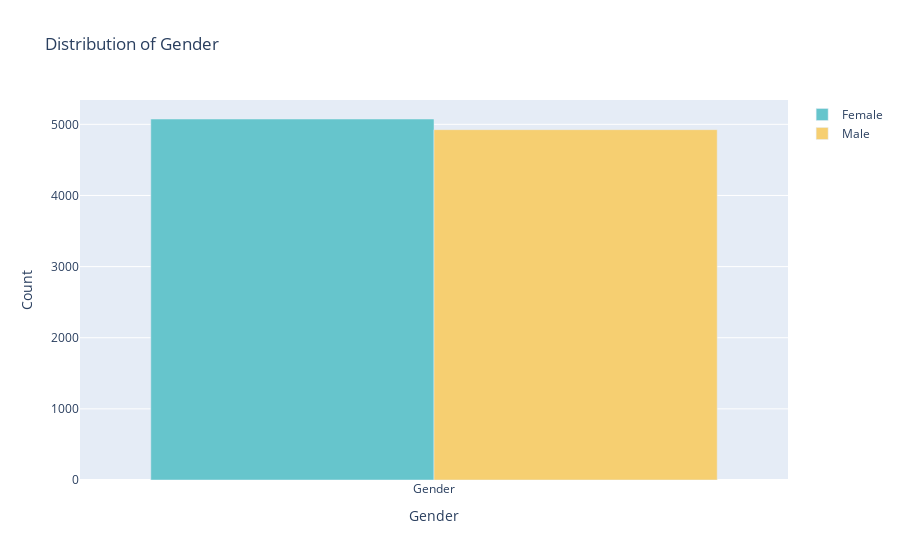
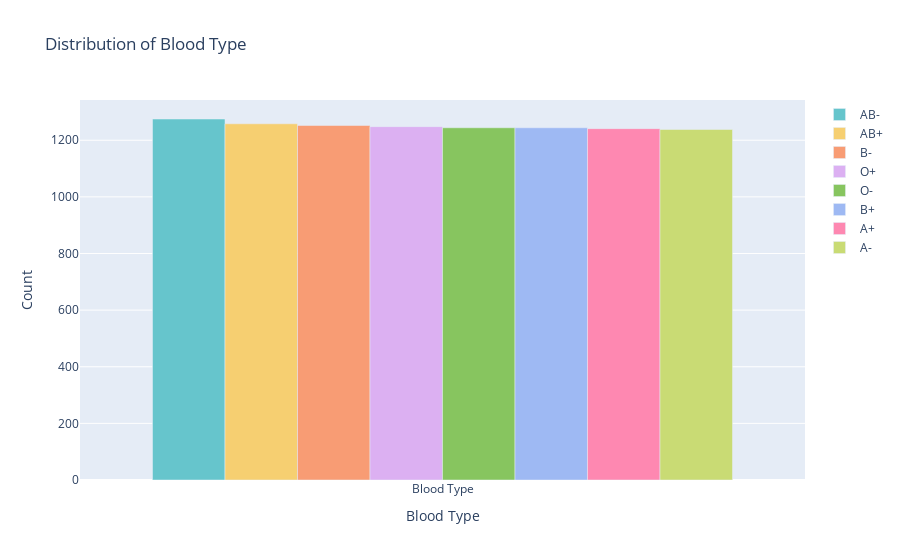
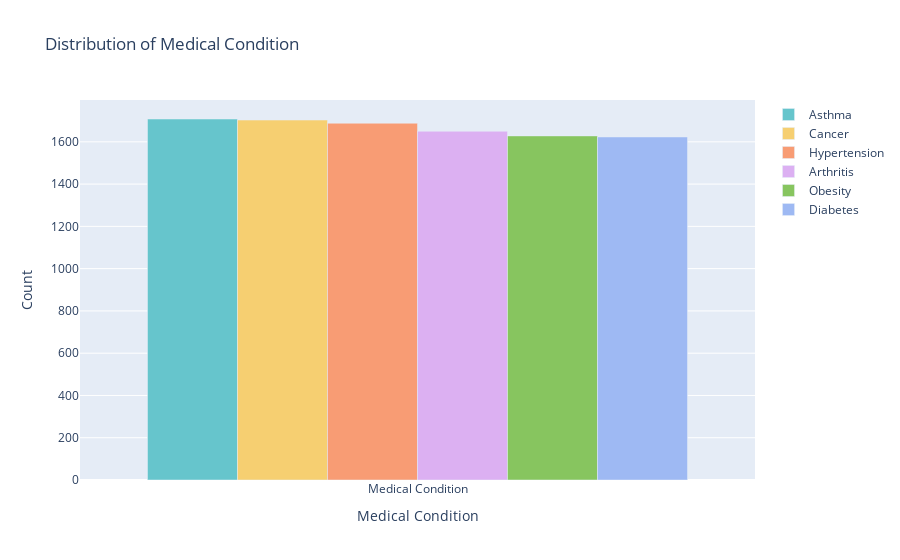
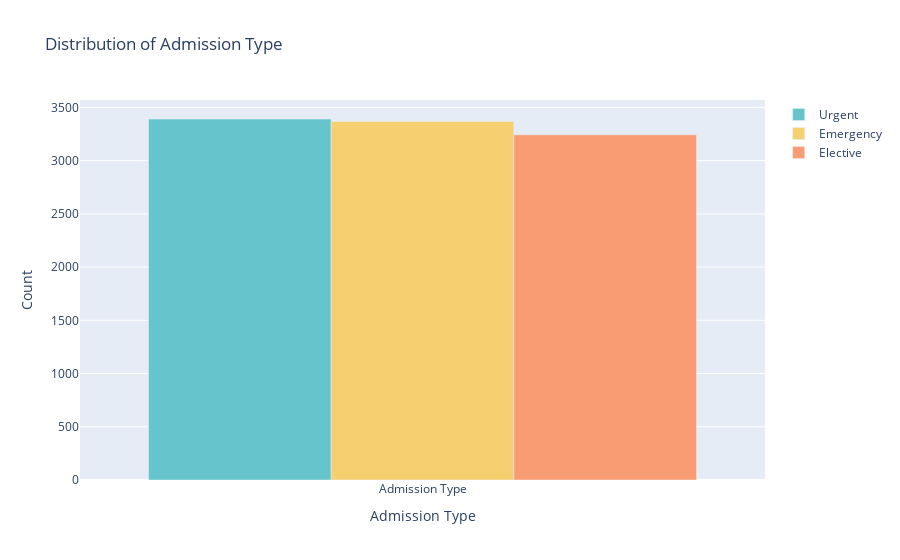

Notebook code cell kept with these figures, in order:
### Code cell
# Define object-type columns
object_columns = ['Gender', 'Blood Type', 'Medical Condition', 'Admission Type', 'Insurance Provider', "Medication", 'Test Results']

# Define pastel color palette
pastel_palette = px.colors.qualitative.Pastel

# Plotly plots for object-type columns
for col in object_columns:
    fig = go.Figure()
    for i, (category, count) in enumerate(data[col].value_counts().items()):
        fig.add_trace(go.Bar(x=[col], y=[count], name=category, marker_color=pastel_palette[i]))
    fig.update_layout(title=f'Distribution of {col}', xaxis_title=col, yaxis_title='Count')
    fig.show()

### Figure 1 — Plotly figure (JSON) as saved in the notebook; plotly's stock layout.template omitted (floating-point values rounded to 4 significant figures)
{"data": [{"marker": {"color": "rgb(102, 197, 204)"}, "name": "Female", "type": "bar", "x": ["Gender"], "y": [5075]}, {"marker": {"color": "rgb(246, 207, 113)"}, "name": "Male", "type": "bar", "x": ["Gender"], "y": [4925]}], "layout": {"title": {"text": "Distribution of Gender"}, "xaxis": {"title": {"text": "Gender"}}, "yaxis": {"title": {"text": "Count"}}}}

### Figure 2 — Plotly figure (JSON) as saved in the notebook; plotly's stock layout.template omitted (floating-point values rounded to 4 significant figures)
{"data": [{"marker": {"color": "rgb(102, 197, 204)"}, "name": "AB-", "type": "bar", "x": ["Blood Type"], "y": [1275]}, {"marker": {"color": "rgb(246, 207, 113)"}, "name": "AB+", "type": "bar", "x": ["Blood Type"], "y": [1258]}, {"marker": {"color": "rgb(248, 156, 116)"}, "name": "B-", "type": "bar", "x": ["Blood Type"], "y": [1252]}, {"marker": {"color": "rgb(220, 176, 242)"}, "name": "O+", "type": "bar", "x": ["Blood Type"], "y": [1248]}, {"marker": {"color": "rgb(135, 197, 95)"}, "name": "O-", "type": "bar", "x": ["Blood Type"], "y": [1244]}, {"marker": {"color": "rgb(158, 185, 243)"}, "name": "B+", "type": "bar", "x": ["Blood Type"], "y": [1244]}, {"marker": {"color": "rgb(254, 136, 177)"}, "name": "A+", "type": "bar", "x": ["Blood Type"], "y": [1241]}, {"marker": {"color": "rgb(201, 219, 116)"}, "name": "A-", "type": "bar", "x": ["Blood Type"], "y": [1238]}], "layout": {"title": {"text": "Distribution of Blood Type"}, "xaxis": {"title": {"text": "Blood Type"}}, "yaxis": {"title": {"text": "Count"}}}}

### Figure 3 — Plotly figure (JSON) as saved in the notebook; plotly's stock layout.template omitted (floating-point values rounded to 4 significant figures)
{"data": [{"marker": {"color": "rgb(102, 197, 204)"}, "name": "Asthma", "type": "bar", "x": ["Medical Condition"], "y": [1708]}, {"marker": {"color": "rgb(246, 207, 113)"}, "name": "Cancer", "type": "bar", "x": ["Medical Condition"], "y": [1703]}, {"marker": {"color": "rgb(248, 156, 116)"}, "name": "Hypertension", "type": "bar", "x": ["Medical Condition"], "y": [1688]}, {"marker": {"color": "rgb(220, 176, 242)"}, "name": "Arthritis", "type": "bar", "x": ["Medical Condition"], "y": [1650]}, {"marker": {"color": "rgb(135, 197, 95)"}, "name": "Obesity", "type": "bar", "x": ["Medical Condition"], "y": [1628]}, {"marker": {"color": "rgb(158, 185, 243)"}, "name": "Diabetes", "type": "bar", "x": ["Medical Condition"], "y": [1623]}], "layout": {"title": {"text": "Distribution of Medical Condition"}, "xaxis": {"title": {"text": "Medical Condition"}}, "yaxis": {"title": {"text": "Count"}}}}

### Figure 4 — Plotly figure (JSON) as saved in the notebook; plotly's stock layout.template omitted (floating-point values rounded to 4 significant figures)
{"data": [{"marker": {"color": "rgb(102, 197, 204)"}, "name": "Urgent", "type": "bar", "x": ["Admission Type"], "y": [3391]}, {"marker": {"color": "rgb(246, 207, 113)"}, "name": "Emergency", "type": "bar", "x": ["Admission Type"], "y": [3367]}, {"marker": {"color": "rgb(248, 156, 116)"}, "name": "Elective", "type": "bar", "x": ["Admission Type"], "y": [3242]}], "layout": {"title": {"text": "Distribution of Admission Type"}, "xaxis": {"title": {"text": "Admission Type"}}, "yaxis": {"title": {"text": "Count"}}}}
